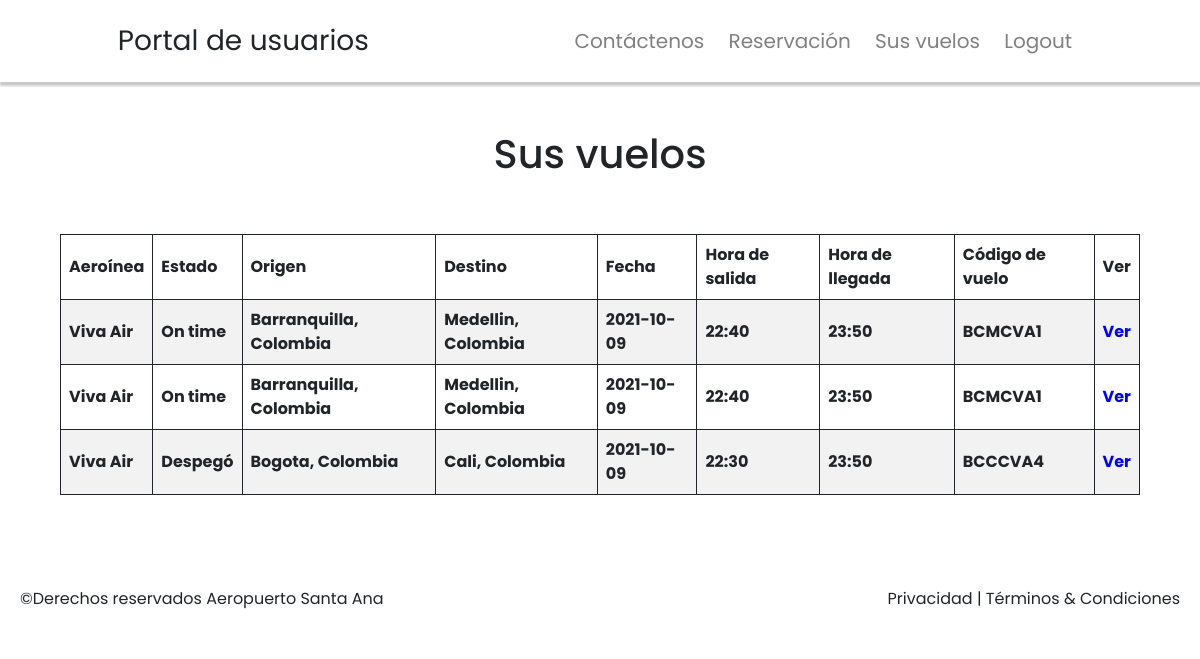
Screenshot of /your-flights (signed in) with the database file from the repository.
### website/models.py (models this page shows)
class Flight(db.Model):
    id = db.Column(db.Integer, primary_key=True)
    airline = db.Column(db.String(100))
    origin = db.Column(db.String(100))
    dest = db.Column(db.String(100))
    date = db.Column(db.String(100))
    dept_time = db.Column(db.String(100))
    arr_time = db.Column(db.String(100))
    pilotid = db.Column(db.Integer)
    capacity = db.Column(db.Integer)
    cost = db.Column(db.Integer)
    status = db.Column(db.String(100))

### website/views.py (the view)
@views.route('/your-flights', methods=['GET', 'POST'])
@login_required
def your_flights():
    if current_user.role == 'pilot':
        flights = Flight.query.filter_by(pilotid=current_user.id).all()
    else:
        bookings = Booking.query.filter_by(userid=current_user.id).all()
        flights = []
        for booking in bookings:
            flight = Flight.query.filter_by(id=booking.flightid).first()
            flights.append(flight)
    return render_template('/admin/flights.html', user=current_user, flights=flights, yes=True, fl=get_flightcode)

### website/__init__.py (called while the page is built)
def create_app():
    app = Flask(__name__)
    app.config['SECRET_KEY'] = 'flightsincoming'
    app.config['SQLALCHEMY_DATABASE_URI'] = f'sqlite:///{DB_NAME}'
    db.init_app(app)
    from .views import views
    from .auth import auth
    from .admin import admin
    app.register_blueprint(views, url_prefix='/')
    app.register_blueprint(admin, url_prefix='/admin')
    app.register_blueprint(auth, url_prefix='/')
    from .models import User
    create_database(app)
    login_manager = LoginManager()
    login_manager.login_view = 'auth.login'
    login_manager.init_app(app)
    @login_manager.user_loader
    def load_user(id):
        return User.query.get(int(id))
    return app

### website/admin.py (called while the page is built)
def get_flightcode(flight):
    rep = ''
    origin = flight.origin
    dest = flight.dest
    airline = flight.airline
    id = flight.id
    ret = origin.split(' ')
    ret+=(dest.split(' '))
    ret+=(airline.split(' '))
    for r in ret:
        rep += str(r[0]).upper()
    rep+=str(id)
    return rep

### website/templates/admin/flights.html (shortened to what this page needs)
{% if yes %}
{% extends 'base.html' %}
{% else %}
{% extends '/admin/base.html' %}
{% endif %}
{% block body %}
{% if not yes %}
<br><br>
<a href="flight/add"><button>Añadir vuelo</button></a>
{% else %}
<br><br>
<h1>Sus vuelos</h1>
{% endif %}
<br><br>
<center>
    <div style="overflow-x:auto;">
        <table class="content-table">
            <thead>
                <tr>
                    <th>Aeroínea</th>
                    <th>Estado</th>
                    <th>Origen</th>
                    <th>Destino</th>
                    <th>Fecha</th>
                    <th>Hora de salida</th>
                    <th>Hora de llegada</th>
                    <th>Código de vuelo</th>
                    {%if yes%}
                    <th>Ver</th>
                    {% endif %}
                </tr>
                {% for flight in flights %}
                <tr>
                    <th>{{flight.airline}}</th>
                    <th>{{flight.status}}</th>
                    <th>{{flight.origin}}</th>
                    <th>{{flight.dest}}</th>
                    <th>{{flight.date}}</th>
                    <th>{{flight.dept_time}}</th>
                    <th>{{flight.arr_time}}</th>
                    <th>{{fl(flight)}}</th>
                    {%if yes%}
                    <th><a href="/buy/{{flight.id}}">Ver</a></th>
                    {% endif %}
                </tr>
                {% endfor %}
            </thead>
        </table>
    </div>
</center>
<br><br><br>
{% endblock %}

### website/static/nav.css (style rules this page uses)
* { padding: 0px; margin: 0px; box-sizing: border-box; }
body { font-family: 'Poppins', sans-serif; }

### website/templates/base.html (style rules this page uses)
* { margin: 0px; }

### website/templates/admin/flights.html (style rules this page uses)
body { font-family: 'Poppins', sans-serif; text-align: center; }
a { color: blue; text-decoration: none; }
th { padding: 10px; border: 1px solid; margin: 0px; }
table { border-collapse: collapse; border-spacing: 0; width: 90%; border: 1px solid #ddd; }
th, td { text-align: left; padding: 8px; }
tr:nth-child(even) { background-color: #f2f2f2 }

### rows the page displays
Flight: airline "Viva Air", status "On time", origin "Barranquilla, Colombia", dest "Medellin, Colombia", date "2021-10-09", dept_time "22:40", arr_time "23:50", origin+dest+airline "BCMCVA1"
Flight: airline "Viva Air", status "Despegó", origin "Bogota, Colombia", dest "Cali, Colombia", date "2021-10-09", dept_time "22:30", arr_time "23:50", origin+dest+airline "BCCCVA4"
